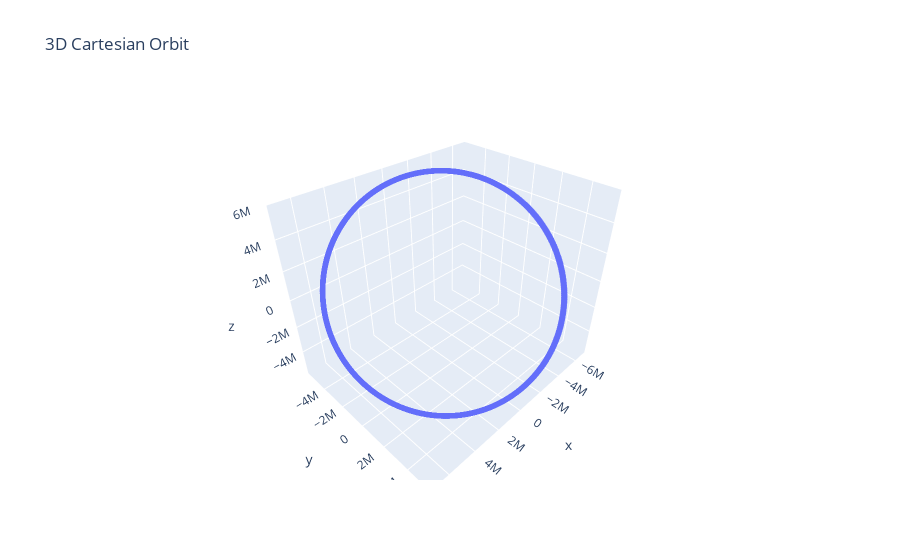

This figure's notebook cell:
### Code cell
import plotly.graph_objects as go
import numpy as np



fig = go.Figure(data=[go.Scatter3d(x=x,
                                   y=y,
                                   z=z,
                               mode='markers',
                                    marker=dict(
                                    size=2,
                                    opacity=0.5),
                                   ),
                                   ],
                                   )

fig.update_layout(
    title="3D Cartesian Orbit",
    xaxis_title="Lon",
    yaxis_title="Lon",
#     zaxis_title="z Coordinate",
    )
# tight layout
fig.show()

### Figure 1 — Plotly figure (JSON) as saved in the notebook; plotly's stock layout.template omitted (floating-point values rounded to 4 significant figures; data arrays with more than 128 entries replaced by an {"elided": "..."} marker saying what was removed)
{"data": [{"marker": {"opacity": 0.5, "size": 2}, "mode": "markers", "type": "scatter3d", "x": {"elided": "2000 float values"}, "y": {"elided": "2000 float values"}, "z": {"elided": "2000 float values"}}], "layout": {"title": {"text": "3D Cartesian Orbit"}, "xaxis": {"title": {"text": "Lon"}}, "yaxis": {"title": {"text": "Lon"}}}}
